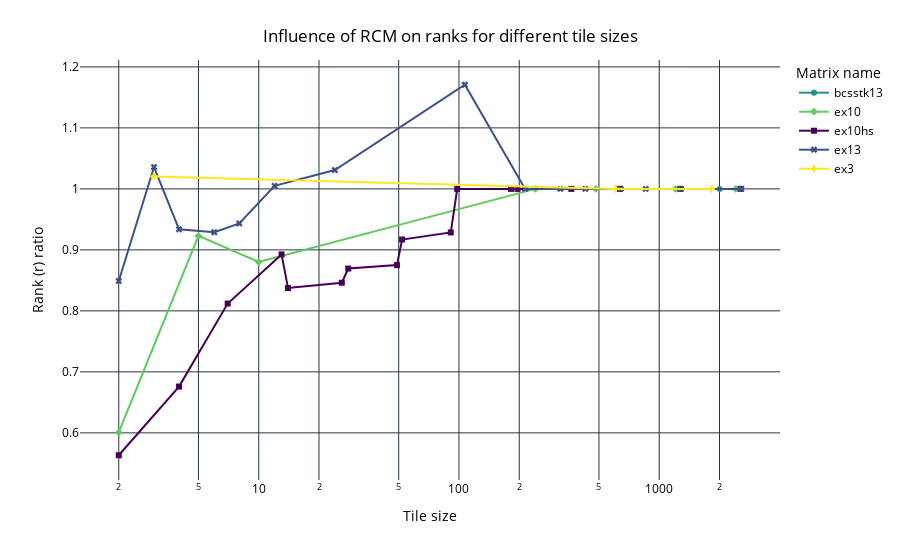

The notebook cell saved with this chart:
### Code cell
line_plot_tile_size_rank_percentage_per_matrix(rcm_df[rcm_df["rcm"] == True], "rcm", matrix_color_map=matrix_color_map)

### Figure 1 — Plotly figure (JSON) as saved in the notebook; plotly's stock layout.template omitted (floating-point values rounded to 4 significant figures)
{"data": [{"hovertemplate": "Matrix name=bcsstk13<br>Tile size=%{x}<br>Rank (r) ratio=%{y}<extra></extra>", "legendgroup": "bcsstk13", "line": {"color": "rgb(34, 144, 140)", "dash": "solid"}, "marker": {"symbol": "circle"}, "mode": "lines+markers", "name": "bcsstk13", "orientation": "v", "showlegend": true, "x": [2003.0], "xaxis": "x", "y": [1.0], "yaxis": "y", "type": "scatter"}, {"hovertemplate": "Matrix name=ex10<br>Tile size=%{x}<br>Rank (r) ratio=%{y}<extra></extra>", "legendgroup": "ex10", "line": {"color": "rgb(96, 200, 96)", "dash": "solid"}, "marker": {"symbol": "diamond"}, "mode": "lines+markers", "name": "ex10", "orientation": "v", "showlegend": true, "x": [2.0, 5.0, 10.0, 241.0, 482.0, 1205.0, 2410.0], "xaxis": "x", "y": [0.6008, 0.923, 0.8801, 1.0, 1.0, 1.0, 1.0], "yaxis": "y", "type": "scatter"}, {"hovertemplate": "Matrix name=ex10hs<br>Tile size=%{x}<br>Rank (r) ratio=%{y}<extra></extra>", "legendgroup": "ex10hs", "line": {"color": "rgb(68, 1, 84)", "dash": "solid"}, "marker": {"symbol": "square"}, "mode": "lines+markers", "name": "ex10hs", "orientation": "v", "showlegend": true, "x": [2.0, 4.0, 7.0, 13.0, 14.0, 26.0, 28.0, 49.0, 52.0, 91.0, 98.0, 182.0, 196.0, 364.0, 637.0, 1274.0, 2548.0], "xaxis": "x", "y": [0.5633, 0.6759, 0.812, 0.8926, 0.8374, 0.8462, 0.8694, 0.875, 0.917, 0.9286, 1.0, 1.0, 1.0, 1.0, 1.0, 1.0, 1.0], "yaxis": "y", "type": "scatter"}, {"hovertemplate": "Matrix name=ex13<br>Tile size=%{x}<br>Rank (r) ratio=%{y}<extra></extra>", "legendgroup": "ex13", "line": {"color": "rgb(59, 81, 138)", "dash": "solid"}, "marker": {"symbol": "x"}, "mode": "lines+markers", "name": "ex13", "orientation": "v", "showlegend": true, "x": [2.0, 3.0, 4.0, 6.0, 8.0, 12.0, 24.0, 107.0, 214.0, 321.0, 428.0, 642.0, 856.0, 1284.0, 2568.0], "xaxis": "x", "y": [0.8491, 1.036, 0.9337, 0.9289, 0.9434, 1.005, 1.031, 1.171, 1.0, 1.0, 1.0, 1.0, 1.0, 1.0, 1.0], "yaxis": "y", "type": "scatter"}, {"hovertemplate": "Matrix name=ex3<br>Tile size=%{x}<br>Rank (r) ratio=%{y}<extra></extra>", "legendgroup": "ex3", "line": {"color": "rgb(253, 231, 37)", "dash": "solid"}, "marker": {"symbol": "cross"}, "mode": "lines+markers", "name": "ex3", "orientation": "v", "showlegend": true, "x": [3.0, 607.0, 1821.0], "xaxis": "x", "y": [1.02, 1.0, 1.0], "yaxis": "y", "type": "scatter"}], "layout": {"xaxis": {"anchor": "y", "domain": [0.0, 1.0], "title": {"text": "Tile size"}, "type": "log"}, "yaxis": {"anchor": "x", "domain": [0.0, 1.0], "title": {"text": "Rank (r) ratio"}}, "legend": {"title": {"text": "Matrix name"}, "tracegroupgap": 0}, "margin": {"t": 60}, "title": {"text": "Influence of RCM on ranks for different tile sizes", "x": 0.5, "xanchor": "center", "yanchor": "top"}, "font": {"color": "black"}, "plot_bgcolor": "white", "paper_bgcolor": "white"}}
